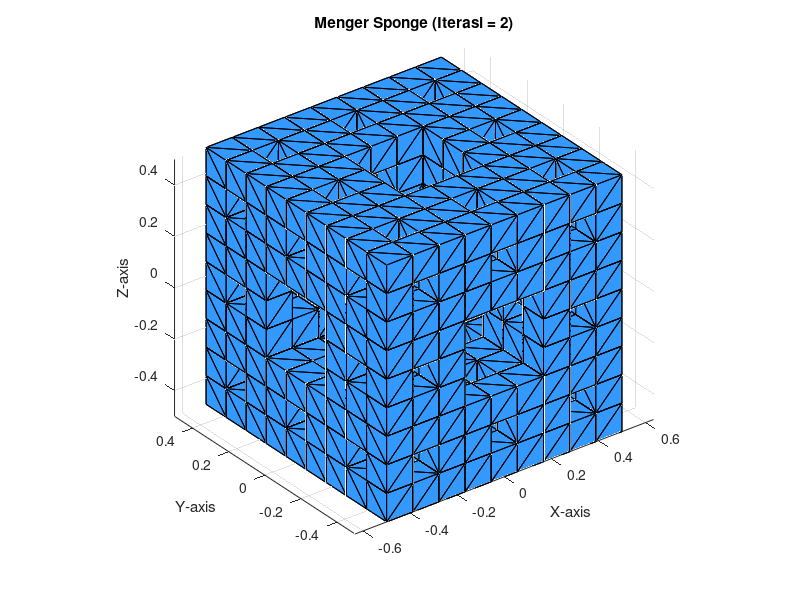

The MATLAB source for this figure:
clc; clear; close all;

% Parameter iterasi
maxIter = 2;      % Iterasi (0 = kubus penuh, 1 = hapus tengah, dst.)
cubeSize = 1;     % Panjang sisi kubus awal

% Fungsi rekursif untuk menghasilkan koordinat kubus Menger
function cubes = generateMenger(x, y, z, size, iter)
    if iter == 0
        cubes = [x, y, z, size];
    else
        newSize = size / 3;
        cubes = [];
        for i = 0:2
            for j = 0:2
                for k = 0:2
                    % Abaikan pusat dan kubus sumbu tengah (lubang)
                    if (i == 1 && j == 1) || (i == 1 && k == 1) || (j == 1 && k == 1)
                        continue;
                    end
                    newX = x + (i - 1) * newSize;
                    newY = y + (j - 1) * newSize;
                    newZ = z + (k - 1) * newSize;
                    cubes = [cubes; generateMenger(newX, newY, newZ, newSize, iter-1)];
                end
            end
        end
    end
end

% Hasilkan kubus Menger Sponge
cubes = generateMenger(0, 0, 0, cubeSize, maxIter);

% Visualisasi
figure('Color','w');
hold on;
for i = 1:size(cubes,1)
    [X, Y, Z] = ndgrid([-0.5 0.5]*cubes(i,4) + cubes(i,1), ...
                       [-0.5 0.5]*cubes(i,4) + cubes(i,2), ...
                       [-0.5 0.5]*cubes(i,4) + cubes(i,3));
    K = convhull(X(:), Y(:), Z(:));
    trisurf(K, X(:), Y(:), Z(:), 'FaceColor', [0.2 0.6 1], 'EdgeColor', 'k');
end
axis equal;
xlabel('X-axis'); ylabel('Y-axis'); zlabel('Z-axis');
title(sprintf('Menger Sponge (Iterasi = %d)', maxIter));
view(3);
grid on;
